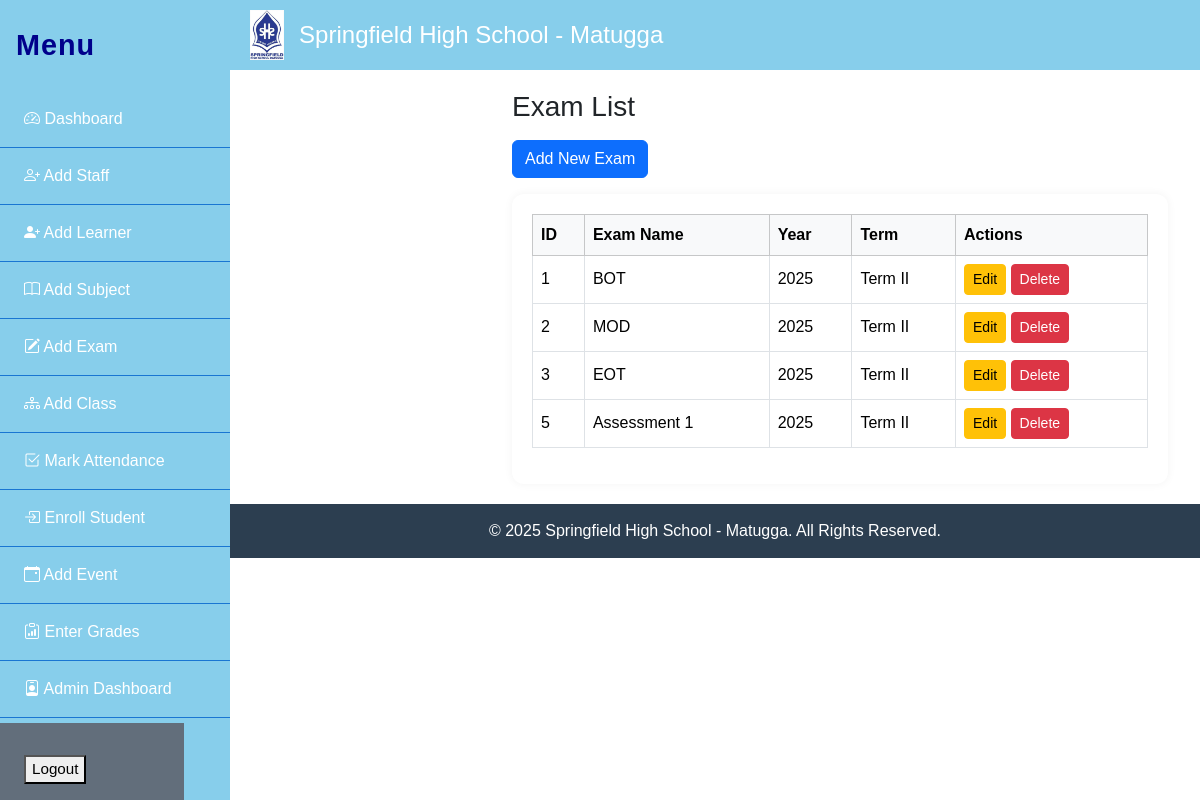
/exams/examlist.php, run on the app's committed database.
### tables this page shows
CREATE TABLE `exams` (
  `exam_id` int(11) NOT NULL,
  `subject_id` int(11) DEFAULT NULL,
  `class_id` int(11) DEFAULT NULL,
  `name` varchar(100) DEFAULT NULL,
  `date` year(4) DEFAULT NULL,
  `term` varchar(20) DEFAULT NULL
);

### exams/examlist.php (the view, shortened to what this page needs)
<?php
require_once('../db.php');
$query = "SELECT * FROM exams ORDER BY date DESC";
$result = $conn->query($query);
?>
<!DOCTYPE html>
<html lang="en">
<head>
    <link rel="stylesheet" href="https://cdn.jsdelivr.net/npm/bootstrap@5.3.2/dist/css/bootstrap.min.css">
</head>
<body>
<?php include '../header.php'; ?>
<?php include '../includes/sidebar.php'; ?>
<div class="content-wrapper">
    <div class="container-fluid">
        <h3 class="mb-3">Exam List</h3>
        <a href="addexam.php" class="btn btn-primary mb-3">Add New Exam</a>
        <div class="card-style">
            <table class="table table-bordered table-hover">
                <thead class="table-light">
                    <tr>
                        <th>ID</th>
                        <th>Exam Name</th>
                        <th>Year</th>
                        <th>Term</th>
                        <th>Actions</th>
                    </tr>
                </thead>
                <tbody>
                <?php while($row = $result->fetch_assoc()): ?>
                    <tr>
                        <td><?= $row['exam_id'] ?></td>
                        <td><?= htmlspecialchars($row['name']) ?></td>
                        <td><?= htmlspecialchars($row['date']) ?></td>
                        <td><?= htmlspecialchars($row['term']) ?></td>
                        <td>
                            <a href="addexam.php?id=<?= $row['exam_id'] ?>" class="btn btn-sm btn-warning">Edit</a>
                            <a href="examlist.php?delete=<?= $row['exam_id'] ?>"
                               class="btn btn-sm btn-danger"
                               onclick="return confirm('Delete this exam?');">Delete</a>
                        </td>
                    </tr>
                <?php endwhile; ?>
                </tbody>
            </table>
        </div>
    </div>
</div>
<?php include '../footer.php'; ?>
</body>
</html>

### exams/examlist.php (style rules this page uses)
.content-wrapper { margin-left: 250px; padding: 20px; }
.card-style { background: #fff; padding: 20px; border-radius: 12px; box-shadow: 0 0 10px rgba(0,0,0,0.05); }
table th, table td { vertical-align: middle; }

### header.php (style rules this page uses)
body { margin: 0; font-family: Arial, sans-serif; }

### includes/sidebar.php (style rules this page uses)
body.with-sidebar { margin-left: 230px; transition: margin-left 0.3s; }

### data on the page
exams: exam_id "1", name "BOT", date "2025", term "Term II"
exams: exam_id "2", name "MOD", date "2025", term "Term II"
exams: exam_id "3", name "EOT", date "2025", term "Term II"
exams: exam_id "5", name "Assessment 1", date "2025", term "Term II"
